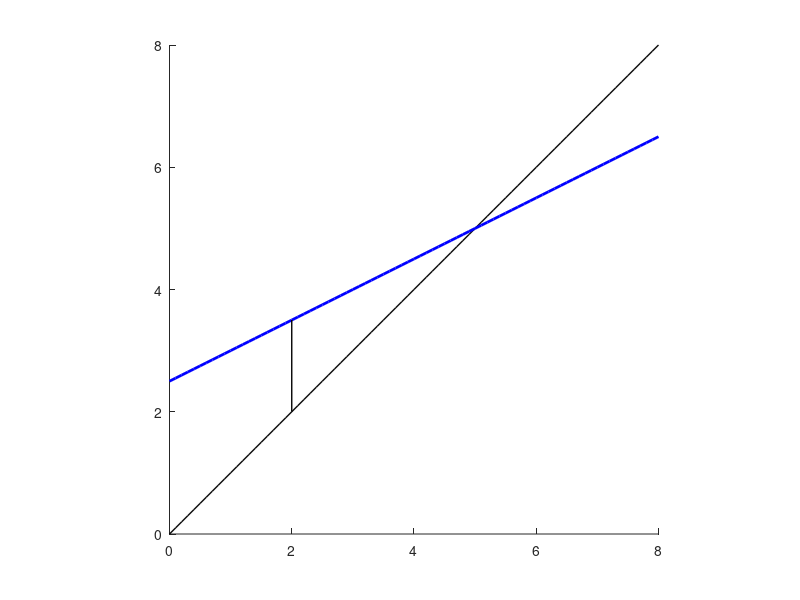

This figure's MATLAB source: (Note: this script raises an error after producing the figure.)
% y_{n+1} = G(y_n) where G'(fixed_point) has specified slope

% Parameters
slope = 0.5;           % Change this to -0.5 or -1.25
fixed_point = 5;       % Fixed point location
y0 = 2;               % Starting value
n_iterations = 10;     % Number of iterations
y_max = 8;
x_max = 8;

% Define the linear function G(y) = slope*(y - fixed_point) + fixed_point
G = @(y) slope * (y - fixed_point) + fixed_point;

% plot
figure('Visible', 'off', 'Position', [100, 100, 100, 80]);
hold on;
axis equal;
xlim([0 x_max]);
ylim([0 y_max]);

% Plot y = x line (diagonal)
x_line = 0:0.1:x_max;
plot(x_line, x_line, 'k-', 'LineWidth', 1);

% Plot G(y) function
y_vals = 0:0.1:y_max;
plot(y_vals, G(y_vals), 'b-', 'LineWidth', 2);

% Cobweb iteration
y = y0;
for i = 1:n_iterations
    y_next = G(y);

    % Vertical line from (y, y) to (y, G(y))
    h = plot([y y], [y y_next], 'k-', 'LineWidth', 1);
    h.Color(4) = 0.1; % make faint

    % Horizontal line from (y, G(y)) to (G(y), G(y))
    h = plot([y y_next], [y_next y_next], 'k-', 'LineWidth', 1);
    h.Color(4) = 0.1; % make faint

    y = y_next;
end

xticks(0:x_max);
yticks(0:y_max);

xlabel('y_n', 'Position', [8, -0.5]);  % Adjust second value for vertical position
ylabel('y_{n+1}', 'Position', [-0.5, 8], 'Rotation', 0);  % Rotation=0 makes it horizontal

title("G'(y) = 0.5");
legend('y_{n+1} = y_n', 'G(y)', '', 'Location', 'best');
set(gca, 'XTickLabel', []);
set(gca, 'YTickLabel', []);
grid on;

exportgraphics(gcf, 'cobweb_stable.pdf', 'ContentType', 'vector', 'BackgroundColor', 'none')
